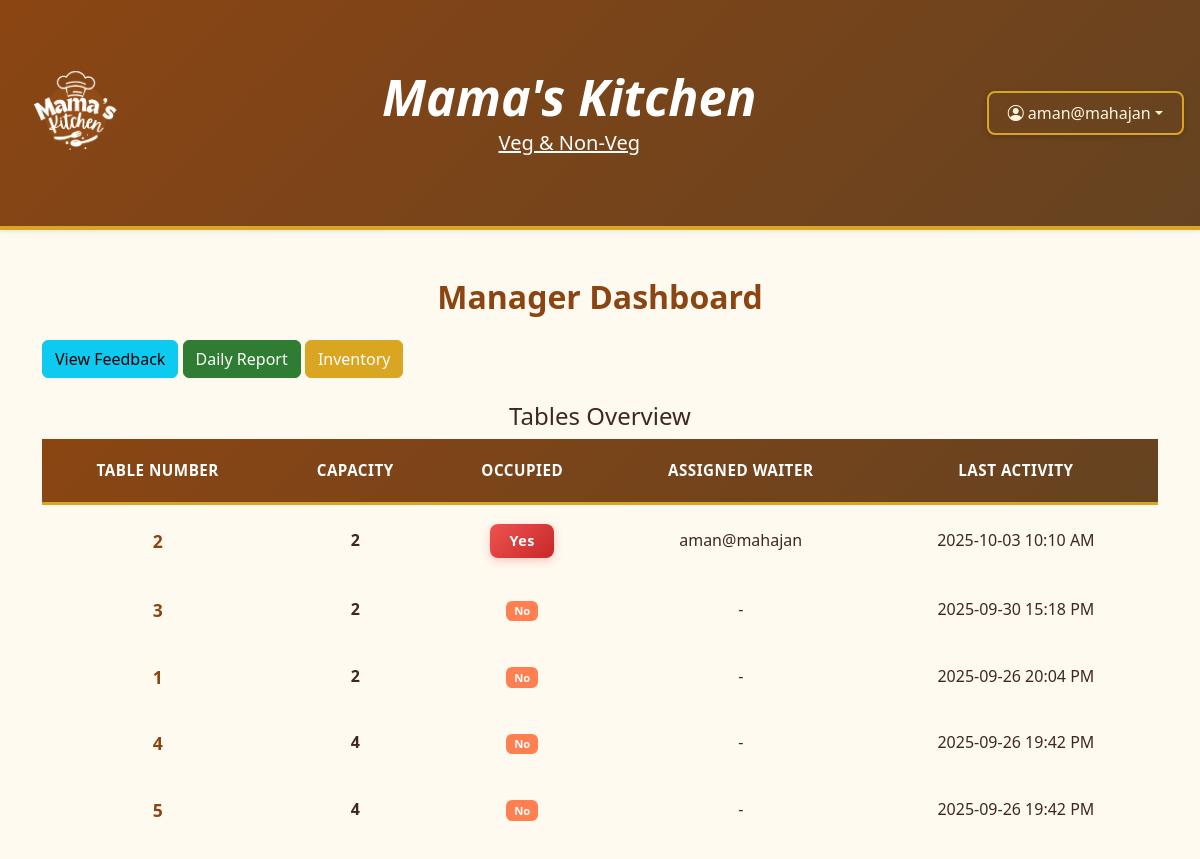
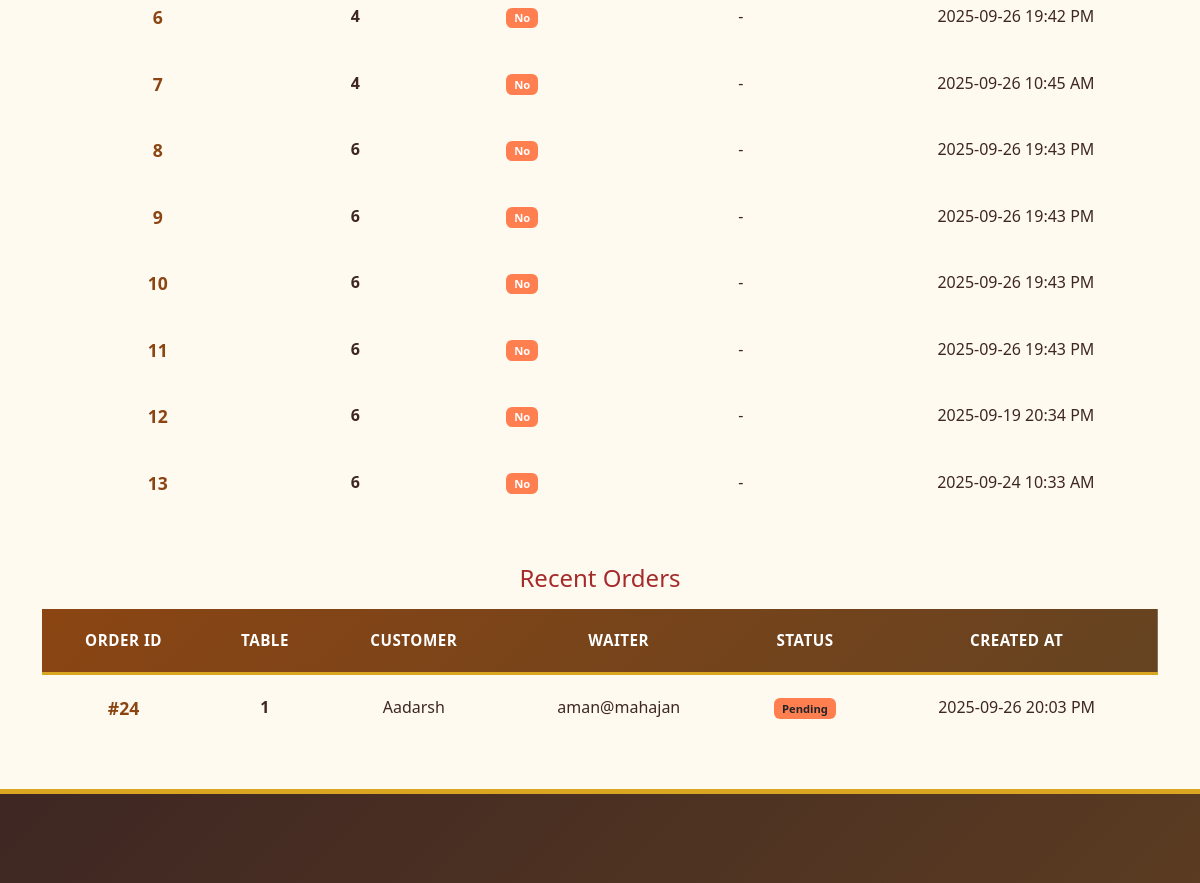
Page /manager/ (signed in, upper part) on the earlier database version (2 pictures, top to bottom).
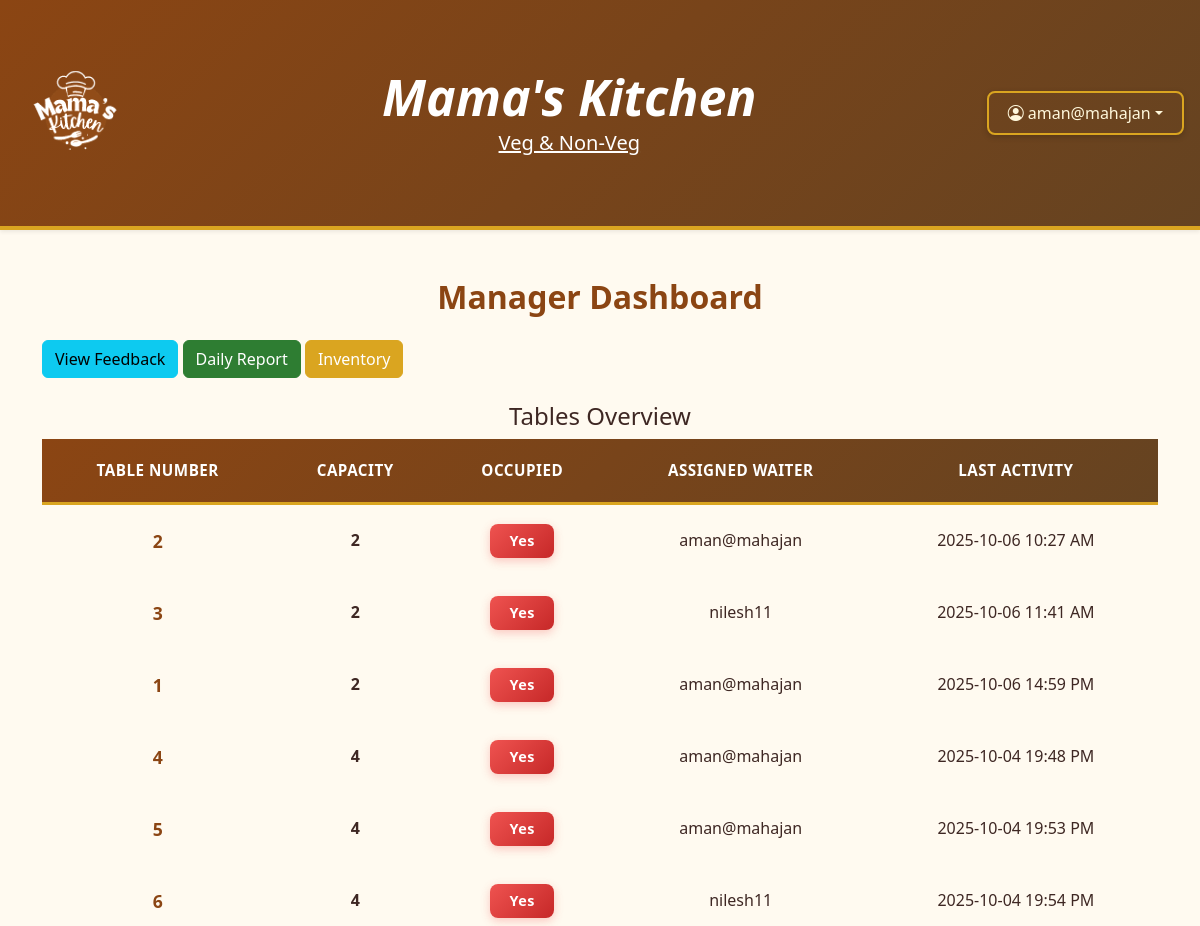
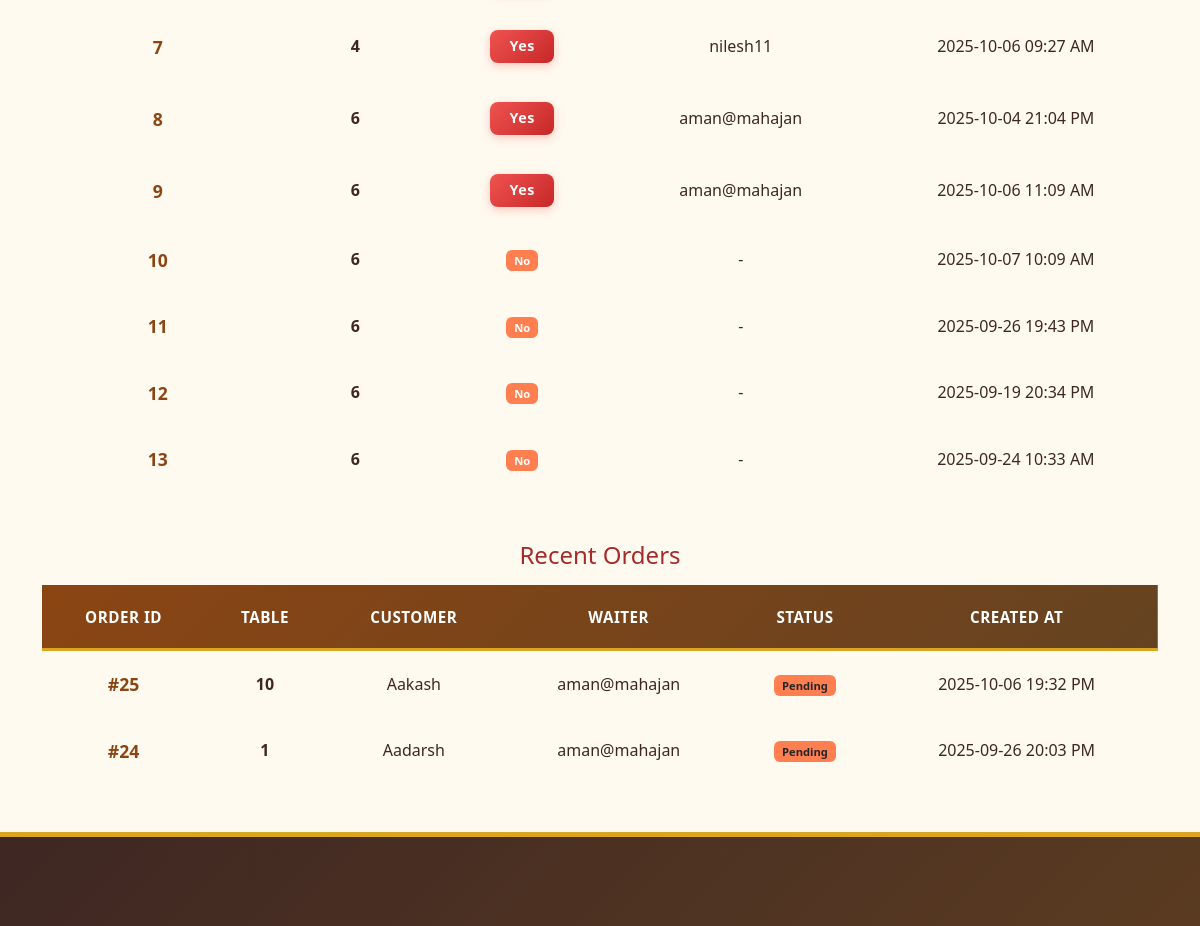
Same page on the later database version (2 pictures, top to bottom).
### common/models.py (models this page shows, shortened)
class Table(models.Model):
    number = models.IntegerField(unique=True)
    capacity = models.IntegerField()
    is_occupied = models.BooleanField(default=False)
    assigned_waiter = models.ForeignKey('Staff', null=True, blank=True, on_delete=models.SET_NULL)
    last_activity = models.DateTimeField(auto_now=True)

class Staff(models.Model):
    ROLE_CHOICES = (
        ('waiter', 'Waiter'),
        ('cashier', 'Cashier'),
        ('manager', 'Manager'),
        ('admin', 'Admin'),
    )
    user = models.OneToOneField(User, on_delete=models.CASCADE, null=True, blank=True)
    role = models.CharField(max_length=10, choices=ROLE_CHOICES)

class Order(models.Model):
    table = models.ForeignKey(Table, on_delete=models.CASCADE)
    customer = models.ForeignKey(Customer, on_delete=models.CASCADE)
    waiter = models.ForeignKey(Staff, on_delete=models.SET_NULL, null=True, blank=True)
    status = models.CharField(max_length=20, default='Pending')  # e.g. pending, preparing, served, paid
    created_at = models.DateTimeField(auto_now_add=True)

class Customer(models.Model):
    name = models.CharField(max_length=100)
    mobile = models.CharField(max_length=10, unique=True)
    email = models.EmailField()
    otp = models.CharField(max_length=6)
    is_verified = models.BooleanField(default=False)
    table = models.ForeignKey(Table, null=True, blank=True, on_delete=models.SET_NULL)

### manager/views.py (the view)
# urls.py: path('', views.manager_dashboard, name='manager_dashboard'),
@login_required
def manager_dashboard(request):
    tables = Table.objects.all()
    orders = Order.objects.select_related('table', 'waiter').order_by('-created_at')[:10]
    return render(request, 'manager/dashboard.html', {
        'tables': tables,
        'orders': orders,
    })

### templates/manager/dashboard.html
{% extends 'base.html' %}
{% load static %}
{% block content %}
<div class="container mt-5">
    <div class="text-center">
        <h3 class="mb-4 ">Manager Dashboard</h3>
    </div>
    <div class="mb-4">
        <a href="{% url 'manager_feedback' %}" class="btn btn-info">View Feedback</a>
        <a href="{% url 'manager_report' %}" class="btn btn-success">Daily Report</a>
        <a href="{% url 'inventory_dashboard' %}" class="btn btn-warning">Inventory</a>
    </div>
    <h4 class="text-center">Tables Overview</h4>
    <table class="custom-table">
        <thead class="">
            <tr>
                <th>Table Number</th>
                <th>Capacity</th>
                <th>Occupied</th>
                <th>Assigned Waiter</th>
                <th>Last Activity</th>
            </tr>
        </thead>
        <tbody>
            {% for table in tables %}
            <tr class="text-center">
                <td>{{ table.number }}</td>
                <td>{{ table.capacity }}</td>
                <td>
                    {% if table.is_occupied %}
                    <span class="badge bg-danger">Yes</span>
                    {% else %}
                    <span class="badge bg-success">No</span>
                    {% endif %}
                </td>
                <td>
                    {{ table.assigned_waiter.user.username|default:"-" }}
                </td>
                <td>{{ table.last_activity|date:"Y-m-d H:i A" }}</td>
            </tr>
            {% empty %}
            <tr>
                <td colspan="5" class="text-center">No tables found.</td>
            </tr>
            {% endfor %}
        </tbody>
    </table>
    <h4 class="text-center mt-5 mb-3" style="color: brown;">Recent Orders</h4>
    <table class="custom-table">
        <thead>
            <tr>
                <th>Order ID</th>
                <th>Table</th>
                <th>Customer</th>
                <th>Waiter</th>
                <th>Status</th>
                <th>Created At</th>
            </tr>
        </thead>
        <tbody>
            {% for order in orders %}
            <tr class="text-center">
                <td>#{{ order.id }}</td>
                <td>{{ order.table.number }}</td>
                <td>{{ order.customer.name|title }}</td>
                <td>{{ order.waiter.user.username|default:"-" }}</td>
                <td><span class="badge bg-info text-dark">{{ order.status }}</span></td>
                <td>{{ order.created_at|date:"Y-m-d H:i A" }}</td>
            </tr>
            {% empty %}
            <tr>
                <td colspan="6" class="text-center">No recent orders.</td>
            </tr>
            {% endfor %}
        </tbody>
    </table>
</div>
{% endblock %}

Differences in the rows shown:
changed Table (number 1 of 13 on the later page): last_activity "2025-10-03 10:10 AM" → "2025-10-06 10:27 AM"
changed Table (number 2 of 13 on the later page): assigned_waiter.user.username "-" → "nilesh11"; last_activity "2025-09-30 15:18 PM" → "2025-10-06 11:41 AM"; is_occupied "No" → "Yes"
changed Table (number 3 of 13 on the later page): assigned_waiter.user.username "-" → "aman@mahajan"; last_activity "2025-09-26 20:04 PM" → "2025-10-06 14:59 PM"; is_occupied "No" → "Yes"
changed Table (number 4 of 13 on the later page): assigned_waiter.user.username "-" → "aman@mahajan"; last_activity "2025-09-26 19:42 PM" → "2025-10-04 19:48 PM"; is_occupied "No" → "Yes"
changed Table (number 5 of 13 on the later page): assigned_waiter.user.username "-" → "aman@mahajan"; last_activity "2025-09-26 19:42 PM" → "2025-10-04 19:53 PM"; is_occupied "No" → "Yes"
changed Table (number 6 of 13 on the later page): assigned_waiter.user.username "-" → "nilesh11"; last_activity "2025-09-26 19:42 PM" → "2025-10-04 19:54 PM"; is_occupied "No" → "Yes"
changed Table (number 7 of 13 on the later page): assigned_waiter.user.username "-" → "nilesh11"; last_activity "2025-09-26 10:45 AM" → "2025-10-06 09:27 AM"; is_occupied "No" → "Yes"
changed Table (number 8 of 13 on the later page): assigned_waiter.user.username "-" → "aman@mahajan"; last_activity "2025-09-26 19:43 PM" → "2025-10-04 21:04 PM"; is_occupied "No" → "Yes"
changed Table (number 9 of 13 on the later page): assigned_waiter.user.username "-" → "aman@mahajan"; last_activity "2025-09-26 19:43 PM" → "2025-10-06 11:09 AM"; is_occupied "No" → "Yes"
changed Table (number 10 of 13 on the later page): last_activity "2025-09-26 19:43 PM" → "2025-10-07 10:09 AM"
added Order: id "25", table.number "10", customer.name "Aakash", waiter.user.username "aman@mahajan", status "Pending", created_at "2025-10-06 19:32 PM"
